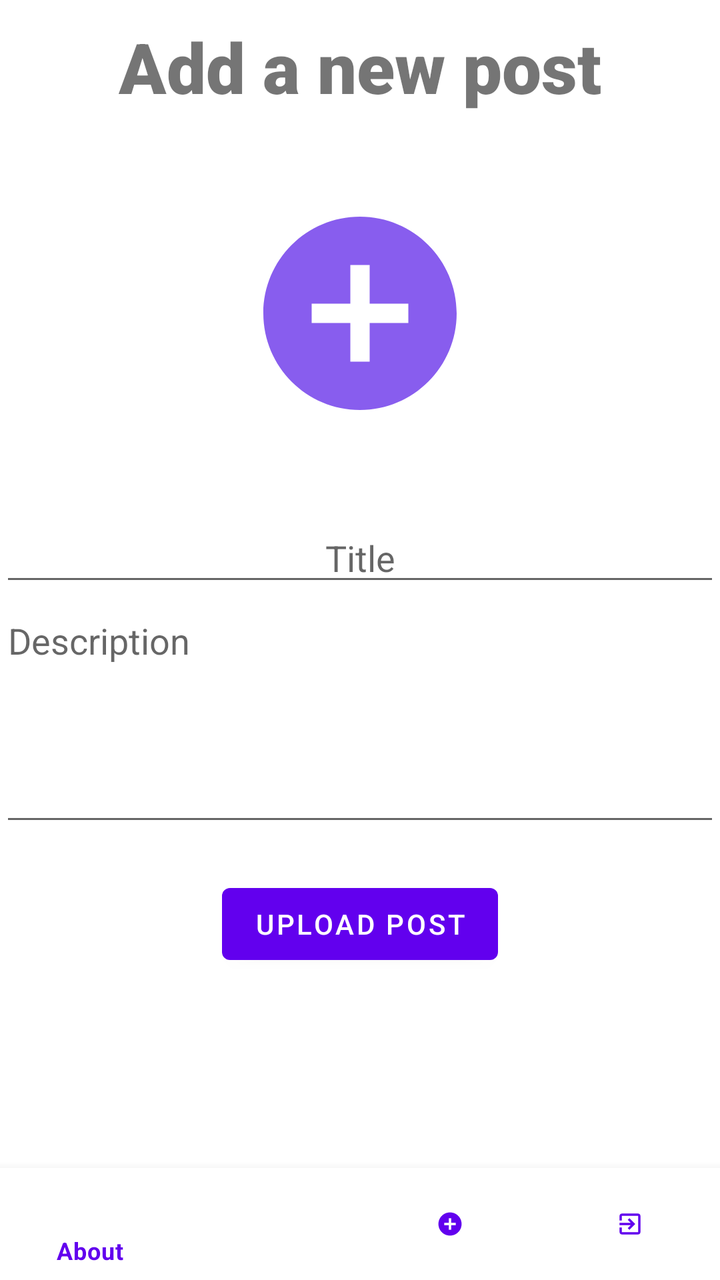
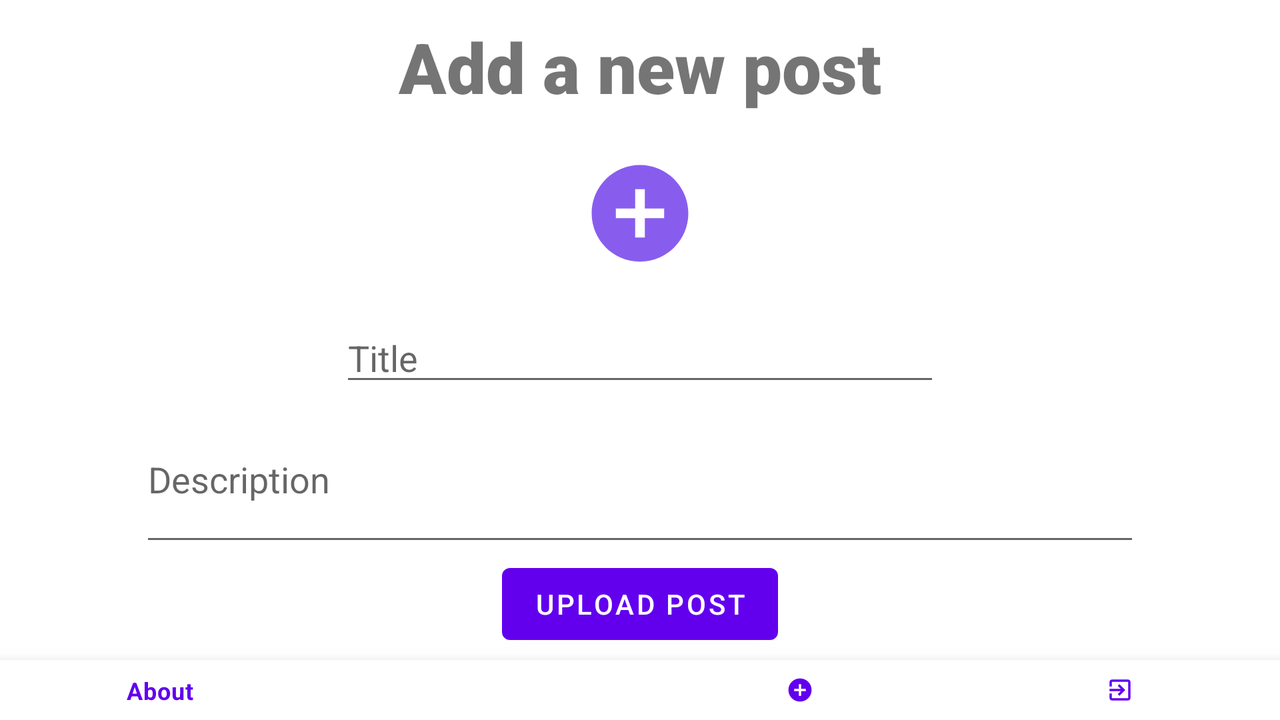

An Android layout and its configuration variant, each rendered on a device that would load it. The default file and the variant file are quoted in full after the pictures.
<!-- AndroidManifest.xml: application theme Theme.MeetU -->
<!-- res/layout/activity_add_post.xml -->
<?xml version="1.0" encoding="utf-8"?>
<RelativeLayout xmlns:android="http://schemas.android.com/apk/res/android"
    xmlns:app="http://schemas.android.com/apk/res-auto"
    xmlns:tools="http://schemas.android.com/tools"
    android:layout_width="match_parent"
    android:layout_height="match_parent"
    tools:context=".Activities.AddPostActivity">

    <TextView
        android:id="@+id/banner"
        android:layout_centerHorizontal="true"
        android:layout_marginTop="10dp"
        android:layout_width="wrap_content"
        android:layout_height="wrap_content"
        android:text="Add a new post"
        android:textSize="35sp"
        android:textAlignment="center"
        android:textStyle="bold"
        android:fontFamily="sans-serif-black" />

    <LinearLayout
        android:orientation="vertical"
        android:layout_width="match_parent"
        android:layout_height="wrap_content"
        android:layout_below="@id/banner">

        <ImageView
            android:id="@+id/post_image"
            android:src="@drawable/add_post_icon_foreground"
            android:layout_width="match_parent"
            android:layout_height="200dp"/>

        <EditText
            android:id="@+id/post_title"
            android:hint="Title"
            android:textAlignment="center"
            android:inputType="textPersonName"
            android:layout_width="match_parent"
            android:layout_height="wrap_content"/>

        <EditText
            android:id="@+id/post_description"
            android:minHeight="120dp"
            android:gravity="start"
            android:inputType="textCapSentences|textMultiLine"
            android:hint="Description"
            android:layout_width="match_parent"
            android:layout_height="wrap_content"/>

        <Button
            android:id="@+id/upload_post"
            android:text="Upload post"
            android:layout_marginTop="20dp"
            android:layout_gravity="center"
            android:layout_width="wrap_content"
            android:layout_height="match_parent"/>


    </LinearLayout>


    <com.google.android.material.bottomnavigation.BottomNavigationView
        android:id="@+id/bottom_navigation"
        android:layout_width="match_parent"
        android:layout_height="wrap_content"
        android:layout_alignParentBottom="true"
        android:layout_marginTop="330dp"
        app:itemBackground="@color/white"
        app:itemIconTint="@color/purple_500"
        app:itemTextColor="@color/purple_500"
        app:menu="@menu/main_menu"
        tools:layout_editor_absoluteX="0dp"
        />

</RelativeLayout>
<!-- resources referenced by this layout -->
<resources>
  <!-- drawable add_post_icon_foreground (drawable) -->
  <vector xmlns:android="http://schemas.android.com/apk/res/android"
      android:width="108dp"
      android:height="108dp"
      android:viewportWidth="108"
      android:viewportHeight="108"
      android:tint="#885DEE">
    <group android:scaleX="2.61"
        android:scaleY="2.61"
        android:translateX="22.68"
        android:translateY="22.68">
      <path
          android:fillColor="@android:color/white"
          android:pathData="M12,2C6.48,2 2,6.48 2,12s4.48,10 10,10 10,-4.48 10,-10S17.52,2 12,2zM17,13h-4v4h-2v-4L7,13v-2h4L11,7h2v4h4v2z"/>
    </group>
  </vector>
  <style name="Theme.MeetU" parent="Theme.MaterialComponents.DayNight.NoActionBar">
          
          <item name="colorPrimary">@color/purple_500</item>
          <item name="colorPrimaryVariant">@color/purple_700</item>
          <item name="colorOnPrimary">@color/white</item>
          
          <item name="colorSecondary">@color/teal_200</item>
          <item name="colorSecondaryVariant">@color/teal_700</item>
          <item name="colorOnSecondary">@color/black</item>
          
          <item name="android:statusBarColor" tools:targetApi="l">?attr/colorPrimaryVariant</item>
          
      </style>
</resources>
<!-- res/layout-land/activity_add_post.xml (the repository's variant of the layout above) -->
<!-- drawn on the phone turned sideways -->
<?xml version="1.0" encoding="utf-8"?>
<RelativeLayout xmlns:android="http://schemas.android.com/apk/res/android"
    xmlns:app="http://schemas.android.com/apk/res-auto"
    xmlns:tools="http://schemas.android.com/tools"
    android:layout_width="match_parent"
    android:layout_height="match_parent"
    tools:context=".Activities.AddPostActivity">

    <TextView
        android:id="@+id/banner"
        android:layout_centerHorizontal="true"
        android:layout_marginTop="10dp"
        android:layout_width="wrap_content"
        android:layout_height="wrap_content"
        android:text="Add a new post"
        android:textSize="35sp"
        android:textAlignment="center"
        android:textStyle="bold"
        android:fontFamily="sans-serif-black" />

    <LinearLayout
        android:orientation="vertical"
        android:layout_width="wrap_content"
        android:layout_height="wrap_content"
        android:layout_centerInParent="true"
        android:layout_below="@id/banner">

        <ImageView
            android:id="@+id/post_image"
            android:layout_width="166dp"
            android:layout_height="100dp"
            android:layout_gravity="center"
            android:src="@drawable/add_post_icon_foreground" />

        <EditText
            android:id="@+id/post_title"
            android:layout_width="300dp"
            android:layout_height="wrap_content"
            android:layout_gravity="center"
            android:hint="Title"
            android:inputType="textPersonName" />

        <EditText
            android:id="@+id/post_description"
            android:minHeight="80dp"
            android:inputType="textCapSentences|textMultiLine"
            android:hint="Description"
            android:layout_width="500dp"
            android:layout_height="wrap_content"/>

        <Button
            android:id="@+id/upload_post"
            android:text="Upload post"
            android:layout_gravity="center"
            android:layout_width="wrap_content"
            android:layout_height="match_parent"/>


    </LinearLayout>


    <com.google.android.material.bottomnavigation.BottomNavigationView
        android:id="@+id/bottom_navigation"
        android:layout_width="match_parent"
        android:layout_height="wrap_content"
        android:layout_alignParentBottom="true"
        android:layout_marginTop="330dp"
        app:itemBackground="@color/white"
        app:itemIconTint="@color/purple_500"
        app:itemTextColor="@color/purple_500"
        app:menu="@menu/main_menu"
        tools:layout_editor_absoluteX="0dp"
        />

</RelativeLayout>
